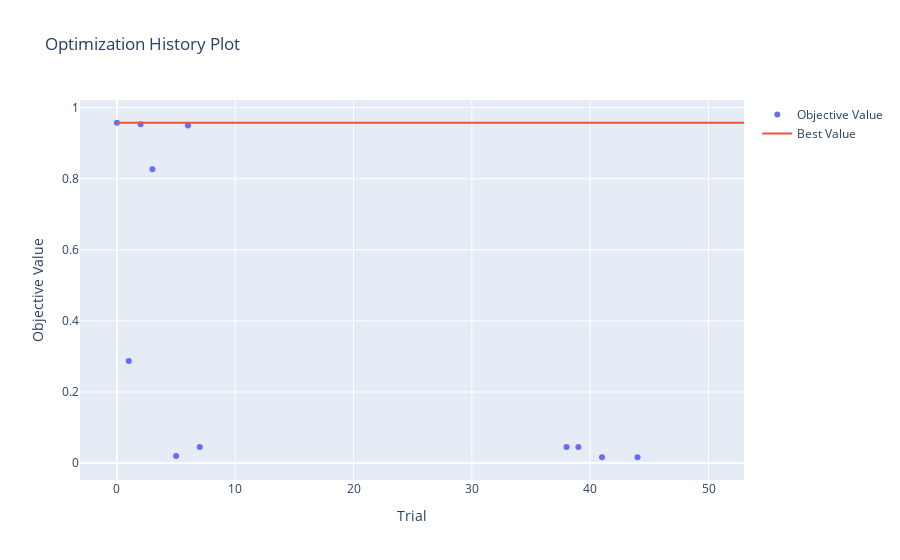

Notebook code for this chart:
### Code cell
# plot performance of all trials
optuna.visualization.plot_optimization_history(study)

### Figure 1 — Plotly figure (JSON) as saved in the notebook; plotly's stock layout.template omitted (floating-point values rounded to 4 significant figures)
{"data": [{"mode": "markers", "name": "Objective Value", "type": "scatter", "x": [0, 1, 2, 3, 5, 6, 7, 38, 39, 41, 44], "y": [0.9576, 0.287, 0.9531, 0.8265, 0.01992, 0.9499, 0.04543, 0.04543, 0.04543, 0.01646, 0.01646]}, {"mode": "lines", "name": "Best Value", "type": "scatter", "x": [0, 1, 2, 3, 4, 5, 6, 7, 8, 9, 10, 11, 12, 13, 14, 15, 16, 17, 18, 19, 20, 21, 22, 23, 24, 25, 26, 27, 28, 29, 30, 31, 32, 33, 34, 35, 36, 37, 38, 39, 40, 41, 42, 43, 44, 45, 46, 47, 48, 49, 50, 51, 52, 53], "y": [0.9576, 0.9576, 0.9576, 0.9576, 0.9576, 0.9576, 0.9576, 0.9576, 0.9576, 0.9576, 0.9576, 0.9576, 0.9576, 0.9576, 0.9576, 0.9576, 0.9576, 0.9576, 0.9576, 0.9576, 0.9576, 0.9576, 0.9576, 0.9576, 0.9576, 0.9576, 0.9576, 0.9576, 0.9576, 0.9576, 0.9576, 0.9576, 0.9576, 0.9576, 0.9576, 0.9576, 0.9576, 0.9576, 0.9576, 0.9576, 0.9576, 0.9576, 0.9576, 0.9576, 0.9576, 0.9576, 0.9576, 0.9576, 0.9576, 0.9576, 0.9576, 0.9576, 0.9576, 0.9576]}, {"marker": {"color": "#cccccc"}, "mode": "markers", "name": "Infeasible Trial", "showlegend": false, "type": "scatter", "x": [], "y": []}], "layout": {"title": {"text": "Optimization History Plot"}, "xaxis": {"title": {"text": "Trial"}}, "yaxis": {"title": {"text": "Objective Value"}}}}
